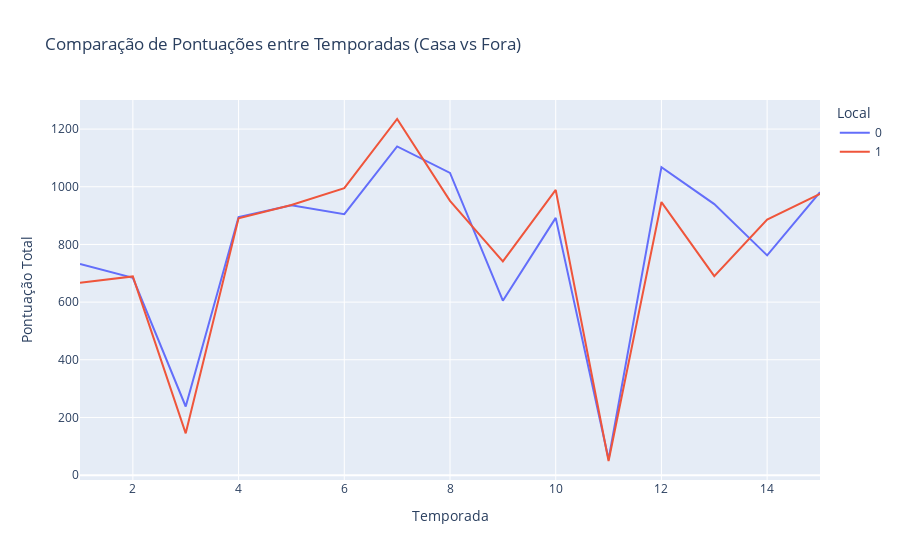

This figure's notebook cell:
### Code cell
df['Local'] = df['Local'].replace({'True': 'Casa', 'False': 'Fora'})


df_grouped = df.groupby(['Temporada', 'Local'], as_index=False)['PTS'].sum()



fig = px.line(df_grouped, x='Temporada', y='PTS', color='Local', 
              title='Comparação de Pontuações entre Temporadas (Casa vs Fora)',
              labels={'PTS': 'Pontuação Total', 'Temporada': 'Temporada', 'Local': 'Local'})


fig.show()

### Figure 1 — Plotly figure (JSON) as saved in the notebook; plotly's stock layout.template omitted (floating-point values rounded to 4 significant figures)
{"data": [{"hovertemplate": "Local=0<br>Temporada=%{x}<br>Pontuação Total=%{y}<extra></extra>", "legendgroup": "0", "line": {"color": "#636efa", "dash": "solid"}, "marker": {"symbol": "circle"}, "mode": "lines", "name": "0", "orientation": "v", "showlegend": true, "type": "scatter", "x": [1, 2, 3, 4, 5, 6, 7, 8, 9, 10, 11, 12, 13, 14, 15], "xaxis": "x", "y": [732, 684, 238, 895, 936, 905, 1140, 1048, 605, 892, 55, 1068, 940, 762, 981], "yaxis": "y"}, {"hovertemplate": "Local=1<br>Temporada=%{x}<br>Pontuação Total=%{y}<extra></extra>", "legendgroup": "1", "line": {"color": "#EF553B", "dash": "solid"}, "marker": {"symbol": "circle"}, "mode": "lines", "name": "1", "orientation": "v", "showlegend": true, "type": "scatter", "x": [1, 2, 3, 4, 5, 6, 7, 8, 9, 10, 11, 12, 13, 14, 15], "xaxis": "x", "y": [667, 689, 145, 891, 937, 995, 1235, 951, 741, 989, 49, 947, 690, 886, 975], "yaxis": "y"}], "layout": {"legend": {"title": {"text": "Local"}, "tracegroupgap": 0}, "title": {"text": "Comparação de Pontuações entre Temporadas (Casa vs Fora)"}, "xaxis": {"anchor": "y", "domain": [0, 1], "title": {"text": "Temporada"}}, "yaxis": {"anchor": "x", "domain": [0, 1], "title": {"text": "Pontuação Total"}}}}
